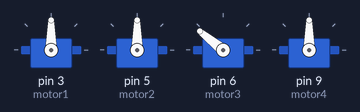
The sketch below on a simulated Arduino Uno, built with avr-gcc and run on an emulated ATmega328P. Parts: 4 × servo.

Above: at 0.1 s.
At 3.1 s:
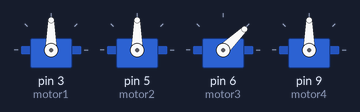
At 6.1 s:
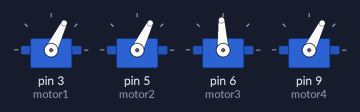
Timing chart, 0 to 7.6 s (numbered marks = the images above):
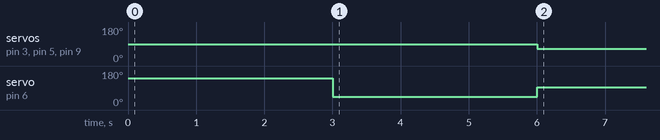

Measured:
- by itself, servo on pin 3 (motor1), servo on pin 5 (motor2), servo on pin 9 (motor4): 90° → 64° at 6.0 s
- by itself, servo on pin 6 (motor3): 141° → 44° at 3.0 s, → 93° 3.0 s later

The sketch:

drone_test.ino
```cpp
#include <Servo.h>

Servo motor1;
Servo motor2;
Servo motor3;
Servo motor4;
void setup() {
  Serial.begin(9600);
  motor1.attach(3);
   motor2.attach(5);
   motor3.attach(6);
   motor4.attach(9);
   motor3.writeMicroseconds(2000);
   delay(3000);
   motor3.writeMicroseconds(1000);
   delay(3000);
   }


void loop() {

motor1.writeMicroseconds(1200);
motor2.writeMicroseconds(1200);
motor3.writeMicroseconds(1500);
motor4.writeMicroseconds(1200);
   }
```
